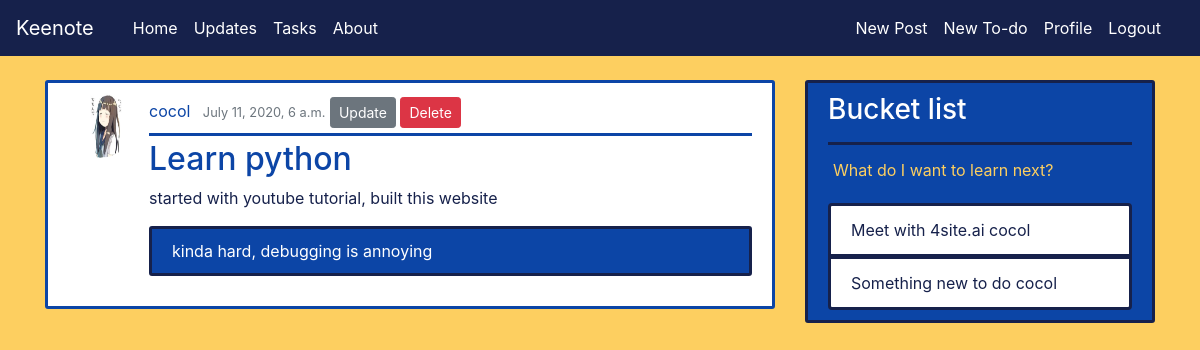
The app's page /post/10/ (signed in) with its own data.
### blog/models.py (models this page shows, shortened)
class Post(models.Model):
    title = models.CharField(max_length = 200)
    content = models.TextField()
    reflections = models.TextField(blank=True)
    date_posted = models.DateTimeField(default=timezone.now)
    author = models.ForeignKey(User, on_delete=models.CASCADE)

class Skill(models.Model):
    title = models.CharField(max_length = 200)
    content = models.TextField()
    author = models.ForeignKey(User, on_delete=models.CASCADE)

### users/models.py (models this page shows, shortened)
class Profile(models.Model):
    user = models.OneToOneField(User, on_delete=models.CASCADE)
    image = models.ImageField(default='default.PNG', upload_to='profile_pics')

### blog/views.py (the view)
# urls.py: path('post/<int:pk>/', PostDetailView.as_view(), name="post-detail"),
class PostDetailView(LoginRequiredMixin, DetailView):
    model = Post

### blog/templatetags/menu_items.py (called while the page is built)
@register.inclusion_tag('blog/menu_items.html')
def menu_items():
    user = User.objects.first()
    context = {
        'items': Skill.objects.filter(author=user) #filter(author=request.user)
    }
    return context #need to check user

### blog/templates/blog/post_detail.html
{% extends "blog/base.html" %}
{% block content %}
            <article class="media content-section">
                <img class="rounded-circle article-img" src="{{ object.author.profile.image.url }}">
                <div class="media-body">
                    <div class="article-metadata">
                        <a class="mr-2 article-author" href="#">{{ object.author }}</a>
                        <small class="text-muted">{{ object.date_posted }}</small>
                         {% if object.author == user %}
                            <a class="btn btn-secondary btn-sm mt-1 mb-1" href="{% url 'post-update' object.id %}">Update</a>
                            <a class="btn btn-danger btn-sm mt-1 mb-1" href="{% url 'post-delete' object.id %}">Delete</a>
                         {% endif %}
                    </div>
                    <h2 class="article-title">{{ object.title }}</h2>
                    <p class="article-content">{{ object.content }}</p>
                    {% if post.reflections %}
                        <p class="article-reflection">{{ post.reflections }}</p>
                    {% endif %}
                </div>
            </article>
{% endblock %}

### blog/templates/blog/menu_items.html
{% for item in items %}
        <li class="list-group-item list-group-item-light task-item">{{ item.title }}  {{ item.author }}</li>
{% endfor %}

### blog/static/blog/main.css (style rules this page uses)
body { background: #fdcf60; color: #16214b; margin-top: 5rem; }
h1, h2, h3, h4, h5, h6 { color: #16214b; }
.content-section { background-color: #ffffff; padding: 10px 20px; border: 3px solid #0c45a6; border-radius: 3px; margin-bottom: 20px; }
.list-group-item { color: #16214b; background-color: #ffffff; border: 3px solid #16214b; }
.article-title { color: #0c45a6; }
.article-content { white-space: pre-line; }
.article-reflection { white-space: pre-line; color: #ffffff; background-color: #0c45a6; border: 3px solid #16214b; padding: 10px 20px; border-radius: 3px; margin-bottom: 20px; }
.article-img { height: 65px; width: 65px; margin-right: 16px; }
.article-metadata { padding-bottom: 1px; margin-bottom: 4px; border-bottom: 3px solid #0c45a6 }
.article-author { color: #0c45a6; }

### records on screen
Post: author.profile.image (picture), author "cocol", date_posted "July 11, 2020, 6 a.m.", title "Learn python", content "started with youtube tutorial, built this website", reflections "kinda hard, debugging is annoying"
Skill: title "Meet with 4site.ai", author "cocol"
Skill: title "Something new to do", author "cocol"
